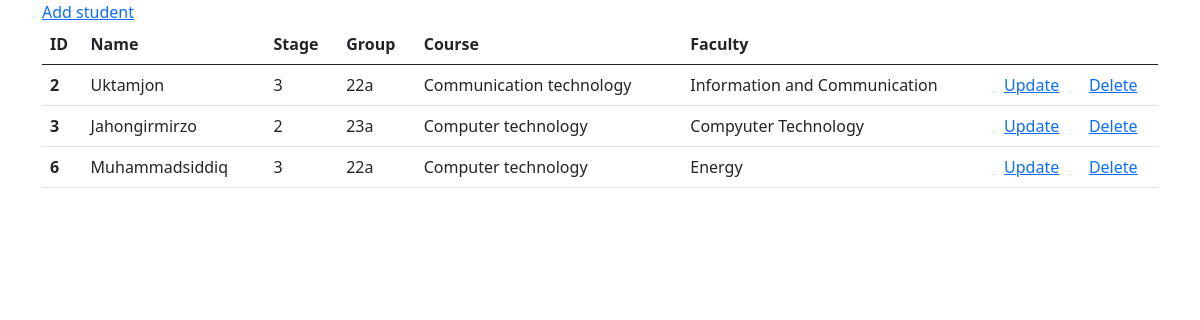
The page /students/ on the database its author committed.
### students/models.py (models this page shows)
class Student(models.Model):
	name = models.CharField(max_length=255)
	stage = models.ForeignKey(Stage,on_delete=models.CASCADE)
	group = models.ForeignKey(Group,on_delete=models.CASCADE)
	faculty = models.ForeignKey(Faculty,null=True,on_delete=models.CASCADE)
	course = models.ForeignKey(Course,null=True,on_delete=models.CASCADE)

class Stage(models.Model):
	stage = models.CharField(max_length = 255)
	def __str__(self):
		return self.stage

class Group(models.Model):
	faculty = models.ForeignKey(Faculty,null=True,on_delete=models.CASCADE)
	course = models.ForeignKey(Course,null=True,on_delete=models.CASCADE)
	name = models.CharField(max_length=255)
	def __str__(self):
		return self.name

class Course(models.Model):
	faculty = models.ForeignKey(Faculty,null=True,on_delete=models.CASCADE)
	name = models.CharField(max_length = 255)
	def __str__(self):
		return self.name

class Faculty(models.Model):
	name = models.CharField(max_length=255)
	def __str__(self):
		return self.name

### students/views.py (the view)
# urls.py: path("",views.index,name="index")
def index(request):
	students = Student.objects.all()
	context = {
	"students":students
	}
	return render(request,"simpleforms/students_list.html",context)

### olchaclone/context.py (called while the page is built)
def categories(request):
	categories = Category.objects.all()
	subcategories = Subcategory.objects.all()
	latest_products = Product.objects.filter(is_active=True).order_by("-updated_at")[:5]
	max_price = Product.objects.filter().order_by("-price").first().price
	session_id = request.session.session_key
	carts = Cart.objects.filter(session_id=session_id)
	if carts.exists():
		cart = carts.first()
	else:
		cart = None
	amount = 0
	if cart:
		cartitems = CartItem.objects.filter(cart = cart)
		for cartitem in cartitems:
			amount += cartitem.quantity
	return {
	"categories":categories,
	"subcategories":subcategories,
	"latest_products":latest_products,
	"max_price": max_price,
	"cartitems_amount":amount
	}

### templates/simpleforms/students_list.html (shortened to what this page needs)
<!DOCTYPE html>
<html>
<head>
	<link href="https://cdn.jsdelivr.net/npm/bootstrap@5.0.2/dist/css/bootstrap.min.css" rel="stylesheet">
</head>
<body>
<div class="container">
   <table class="table">
  <thead>
    <tr>
      <th scope="col">ID</th>
      <th scope="col">Name</th>
      <th scope="col">Stage</th>
      <th scope="col">Group</th>
      <th scope="col">Course</th>
      <th scope="col">Faculty</th>
      <th></th>
      <th></th>
    </tr>
  </thead>
  <tbody>
  	{% for student in students%}
    <tr>
      <th scope="row">{{student.id}}</th>
      <td>{{student.name}}</td>
      <td>{{student.stage}}</td>
      <td>{{student.group}}</td>
      <td>{{student.course}}</td>
      <td>{{student.faculty}}</td>
      <td> <a href="{%url 'update-student' pk=student.id%}
      	">Update</a></td>
      <td><a href="{% url 'delete-student' pk=student.id %}">Delete</a></td>
    </tr>
    {% endfor %}
   <a href="{% url 'add-student'%} "> Add student </a>
  </tbody>
</table>
</div>
</body>
</html>

### rows shown on the page
Student: id "2", name "Uktamjon", stage "3", group "22a", course "Communication technology", faculty "Information and Communication"
Student: id "3", name "Jahongirmirzo", stage "2", group "23a", course "Computer technology", faculty "Compyuter Technology"
Student: id "6", name "Muhammadsiddiq", stage "3", group "22a", course "Computer technology", faculty "Energy"
